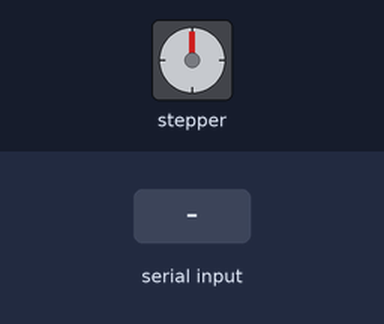
Recording of a sketch running on a simulated ESP32. Shown: stepper motor. Wiring (inferred from the names in the program): stepper motor driver (200 steps per turn assumed): step GPIO 34; direction GPIO 36. The test bench sets the inputs (shaded band).

Above: at 1.2 s.
1.3 s: "u\n" received over Serial
At 1.75 s:
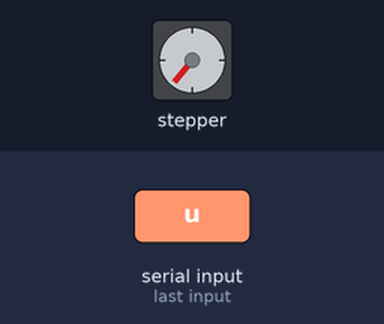
4.3 s: "d90\n" received over Serial
5.8 s: "90,45\n" received over Serial
At 6.7 s:
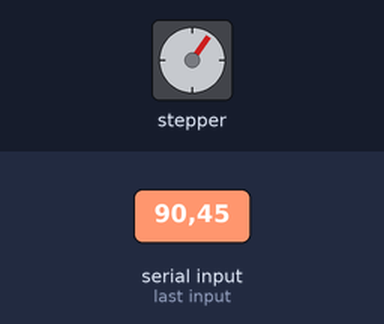
7.3 s: "30,150\n" received over Serial
At 7.9 s:
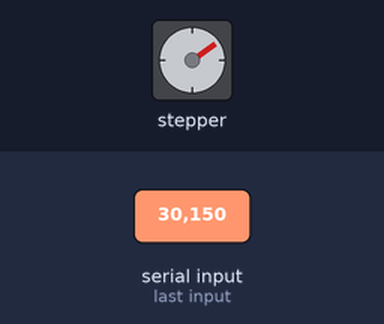
8.8 s: "d\n" received over Serial
At 9.25 s:
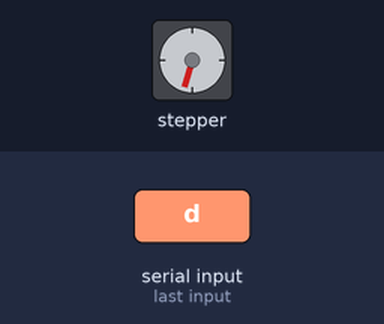
Timing chart, 0 to 12.8 s (numbered marks = the images above; inputs shaded):
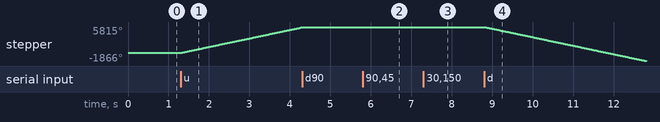

Measured:
- after the input at 1.3 s, stepper: keeps turning clockwise at about 1921°/s, starting at once
- after the input at 5.8 s, stepper: turns 20° clockwise, starting at once
- after the input at 7.3 s, stepper: turns 19° clockwise, starting at once
- after the input at 8.8 s, stepper: keeps turning counter-clockwise at about 1921°/s, starting at once

The sketch:

032026_motor_proportional_control.ino
```cpp
//DM332T Switch Settings (SW1:SW2:SW3:SW4:SW5:SW6) -> 0 = off, 1 = on
//v1 -> 101111; v2 -> 101011

// ---------------------------------------------------------------------------
// Serial protocol (driven by the Python supervisor on the Raspberry Pi):
//   "<float>\n"   -> measured force value. Runs proportional control toward
//                    the current targetForce. Sets manualMode = false.
//   "T<float>\n"  -> set targetForce. Does not change mode.
//   'u'           -> manual mode, continuous upward steps until next command.
//   'd'           -> manual mode, continuous downward steps until next command.
//   's'           -> manual mode, stop.
// Safety: in automatic mode, motion auto-halts within 100 ms if Python stops
// streaming force values (lastForceTime watchdog). In manual mode, time-limiting
// of u/d is enforced on the Python side (jog auto-stop) since there is no
// homing or limit switch on the lead-screw ram.
// ---------------------------------------------------------------------------

String incoming = "";
float forceValue = 0.0;
float targetForce = 0.0;
float currentForce = 0.0;
float forceError = 0.0;
float deadband = 0.1;

const int DIR_Pin = 36;
const int STEP_Pin = 34;
unsigned long lastForceTime = 0;
unsigned long lastStepTime = 0;

char manualCommand = 's';
bool manualMode = true;


//Proportional Control Stuff:

float Kp_step = 20.0; //larger = more agressive response to error, v1 = 8.0
unsigned long minStepInterval = 8; //fastest, most agressive correction
unsigned long maxStepInterval = 75; //slowest correction near target, v1 = 50
unsigned long stepInterval = 50; //hold the computed step interval here (milliseconds)


void setup() {
  Serial.begin(115200);
  targetForce = 0.0;  // Python must explicitly set target via "T<value>\n" before any auto motion

  pinMode(DIR_Pin, OUTPUT);
  pinMode(STEP_Pin, OUTPUT);
}

void loop() {
  if (Serial.available() > 0){
    char c = Serial.read();

    //handle the next char fed in over serial

    if(c == 'u' || c == 'd' || c == 's'){
      manualMode = true;
      manualCommand = c;
      return;
    }
    if (c == '\n'){
      if (incoming.length() > 0) {  // guard: stray '\n' with empty buffer used to silently re-enter auto mode at 0.0 N
        if (incoming.charAt(0) == 'T') {
          // "T<float>\n" -> set target only, do not touch mode or watchdog
          targetForce = incoming.substring(1).toFloat();
        } else {
          forceValue = incoming.toFloat();
          currentForce = forceValue;
          forceError = targetForce - currentForce;
          stepInterval = constrain((unsigned long)(Kp_step / (abs(forceError) + 0.01)), minStepInterval, maxStepInterval);
          lastForceTime = millis();
          manualMode = false;
        }
      }
      incoming = "";
      }
    else{
      incoming += c;
      }
    }

  //do something with the input you collected

  if (manualMode){
    if(manualCommand == 'u'){
      digitalWrite(DIR_Pin, HIGH);
      digitalWrite(STEP_Pin, HIGH);
      delayMicroseconds(5);
      digitalWrite(STEP_Pin, LOW);
      delayMicroseconds(800);
    }
    if(manualCommand == 'd'){
      digitalWrite(DIR_Pin, LOW);
      digitalWrite(STEP_Pin, HIGH);
      delayMicroseconds(5);
      digitalWrite(STEP_Pin, LOW);
      delayMicroseconds(800);
      }
    if(manualCommand == 's'){
      //do nothing
      }
  }
  else if ((millis() - lastForceTime < 100) && (abs(forceError) > deadband) && (millis() - lastStepTime > stepInterval)){
    digitalWrite(DIR_Pin, forceError < 0); //forceError < 0
    digitalWrite(STEP_Pin, HIGH);
    delayMicroseconds(5);
    digitalWrite(STEP_Pin, LOW);
    lastStepTime = millis();
    }
  else{
    //error is within tolerance, do nothing
    }
}
```
